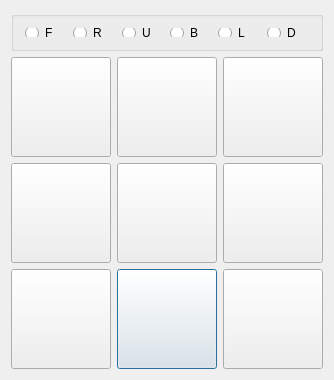
<?xml version="1.0" encoding="UTF-8"?>
<ui version="4.0">
 <class>LastSampleDialog</class>
 <widget class="QDialog" name="LastSampleDialog">
  <property name="geometry">
   <rect>
    <x>0</x>
    <y>0</y>
    <width>332</width>
    <height>378</height>
   </rect>
  </property>
  <property name="windowTitle">
   <string>LastSampleDialog</string>
  </property>
  <layout class="QVBoxLayout" name="verticalLayout">
   <item>
    <widget class="QGroupBox" name="groupBox">
     <property name="minimumSize">
      <size>
       <width>0</width>
       <height>40</height>
      </size>
     </property>
     <property name="maximumSize">
      <size>
       <width>16777215</width>
       <height>40</height>
      </size>
     </property>
     <property name="title">
      <string/>
     </property>
     <layout class="QHBoxLayout" name="horizontalLayout">
      <item>
       <widget class="QRadioButton" name="radioBtn_f">
        <property name="text">
         <string>F</string>
        </property>
       </widget>
      </item>
      <item>
       <widget class="QRadioButton" name="radioBtn_r">
        <property name="text">
         <string>R</string>
        </property>
       </widget>
      </item>
      <item>
       <widget class="QRadioButton" name="radioBtn_u">
        <property name="text">
         <string>U</string>
        </property>
       </widget>
      </item>
      <item>
       <widget class="QRadioButton" name="radioBtn_b">
        <property name="text">
         <string>B</string>
        </property>
       </widget>
      </item>
      <item>
       <widget class="QRadioButton" name="radioBtn_l">
        <property name="text">
         <string>L</string>
        </property>
       </widget>
      </item>
      <item>
       <widget class="QRadioButton" name="radioBtn_d">
        <property name="text">
         <string>D</string>
        </property>
       </widget>
      </item>
     </layout>
    </widget>
   </item>
   <item>
    <layout class="QGridLayout" name="gridLayout">
     <item row="2" column="1">
      <widget class="QPushButton" name="btn_sample7">
       <property name="minimumSize">
        <size>
         <width>100</width>
         <height>100</height>
        </size>
       </property>
       <property name="maximumSize">
        <size>
         <width>100</width>
         <height>100</height>
        </size>
       </property>
       <property name="text">
        <string/>
       </property>
       <property name="iconSize">
        <size>
         <width>100</width>
         <height>100</height>
        </size>
       </property>
       <property name="flat">
        <bool>false</bool>
       </property>
      </widget>
     </item>
     <item row="2" column="2">
      <widget class="QPushButton" name="btn_sample8">
       <property name="minimumSize">
        <size>
         <width>100</width>
         <height>100</height>
        </size>
       </property>
       <property name="maximumSize">
        <size>
         <width>100</width>
         <height>100</height>
        </size>
       </property>
       <property name="text">
        <string/>
       </property>
       <property name="iconSize">
        <size>
         <width>100</width>
         <height>100</height>
        </size>
       </property>
       <property name="flat">
        <bool>false</bool>
       </property>
      </widget>
     </item>
     <item row="1" column="2">
      <widget class="QPushButton" name="btn_sample5">
       <property name="minimumSize">
        <size>
         <width>100</width>
         <height>100</height>
        </size>
       </property>
       <property name="maximumSize">
        <size>
         <width>100</width>
         <height>100</height>
        </size>
       </property>
       <property name="text">
        <string/>
       </property>
       <property name="iconSize">
        <size>
         <width>100</width>
         <height>100</height>
        </size>
       </property>
       <property name="flat">
        <bool>false</bool>
       </property>
      </widget>
     </item>
     <item row="1" column="0">
      <widget class="QPushButton" name="btn_sample3">
       <property name="minimumSize">
        <size>
         <width>100</width>
         <height>100</height>
        </size>
       </property>
       <property name="maximumSize">
        <size>
         <width>100</width>
         <height>100</height>
        </size>
       </property>
       <property name="text">
        <string/>
       </property>
       <property name="iconSize">
        <size>
         <width>100</width>
         <height>100</height>
        </size>
       </property>
       <property name="flat">
        <bool>false</bool>
       </property>
      </widget>
     </item>
     <item row="2" column="0">
      <widget class="QPushButton" name="btn_sample6">
       <property name="minimumSize">
        <size>
         <width>100</width>
         <height>100</height>
        </size>
       </property>
       <property name="maximumSize">
        <size>
         <width>100</width>
         <height>100</height>
        </size>
       </property>
       <property name="text">
        <string/>
       </property>
       <property name="iconSize">
        <size>
         <width>100</width>
         <height>100</height>
        </size>
       </property>
       <property name="flat">
        <bool>false</bool>
       </property>
      </widget>
     </item>
     <item row="0" column="0">
      <widget class="QPushButton" name="btn_sample0">
       <property name="minimumSize">
        <size>
         <width>100</width>
         <height>100</height>
        </size>
       </property>
       <property name="maximumSize">
        <size>
         <width>100</width>
         <height>100</height>
        </size>
       </property>
       <property name="text">
        <string/>
       </property>
       <property name="iconSize">
        <size>
         <width>100</width>
         <height>100</height>
        </size>
       </property>
       <property name="flat">
        <bool>false</bool>
       </property>
      </widget>
     </item>
     <item row="0" column="1">
      <widget class="QPushButton" name="btn_sample1">
       <property name="minimumSize">
        <size>
         <width>100</width>
         <height>100</height>
        </size>
       </property>
       <property name="maximumSize">
        <size>
         <width>100</width>
         <height>100</height>
        </size>
       </property>
       <property name="text">
        <string/>
       </property>
       <property name="iconSize">
        <size>
         <width>100</width>
         <height>100</height>
        </size>
       </property>
       <property name="flat">
        <bool>false</bool>
       </property>
      </widget>
     </item>
     <item row="1" column="1">
      <widget class="QPushButton" name="btn_sample4">
       <property name="minimumSize">
        <size>
         <width>100</width>
         <height>100</height>
        </size>
       </property>
       <property name="maximumSize">
        <size>
         <width>100</width>
         <height>100</height>
        </size>
       </property>
       <property name="text">
        <string/>
       </property>
       <property name="iconSize">
        <size>
         <width>100</width>
         <height>100</height>
        </size>
       </property>
       <property name="flat">
        <bool>false</bool>
       </property>
      </widget>
     </item>
     <item row="0" column="2">
      <widget class="QPushButton" name="btn_sample2">
       <property name="minimumSize">
        <size>
         <width>100</width>
         <height>100</height>
        </size>
       </property>
       <property name="maximumSize">
        <size>
         <width>100</width>
         <height>100</height>
        </size>
       </property>
       <property name="text">
        <string/>
       </property>
       <property name="iconSize">
        <size>
         <width>100</width>
         <height>100</height>
        </size>
       </property>
       <property name="flat">
        <bool>false</bool>
       </property>
      </widget>
     </item>
    </layout>
   </item>
  </layout>
 </widget>
 <layoutdefault spacing="6" margin="11"/>
 <resources/>
 <connections/>
</ui>
